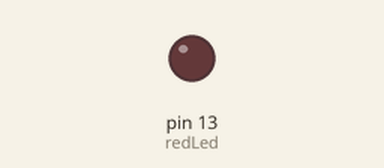
The sketch below on a simulated Arduino Uno, built with avr-gcc and run on an emulated ATmega328P. Parts: output pins drawn as LEDs (lit = HIGH).

Above: at 1.0 s.
At 9.0 s:
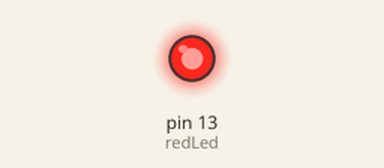
Timing chart, 0 to 9.4 s (numbered marks = the images above):
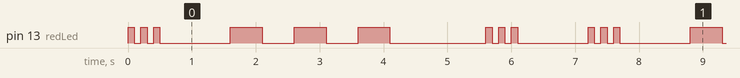

The sketch:

p4.ino
```cpp
// C++ code
//red led
//variables
int redLed=13;
float pi=3.14;
int dit=100;
int dah=500 ;
String namw="sakshi";

void setup()
{
  pinMode(redLed, OUTPUT);
}
//morse code for sos(save our ship)
void loop()
{// dit
  digitalWrite(redLed, HIGH);
  delay(dit);
  digitalWrite(redLed, LOW);
  delay(dit);

  digitalWrite(redLed, HIGH);
  delay(dit);
  digitalWrite(redLed, LOW);
  delay(dit);

    digitalWrite(redLed, HIGH);
  delay(dit);
  digitalWrite(redLed, LOW);
  delay(dit);


  delay(1000);

  // dot

  digitalWrite(redLed, HIGH);
  delay(dah);
  digitalWrite(redLed, LOW);
  delay(dah);

   digitalWrite(redLed, HIGH);
  delay(dah);
  digitalWrite(redLed, LOW);
  delay(dah);


   digitalWrite(redLed, HIGH);
  delay(dah);
  digitalWrite(redLed, LOW);
  delay(dah);


  delay(1000);
// dit
 digitalWrite(redLed, HIGH);
  delay(dit);
  digitalWrite(redLed, LOW);
  delay(dit);

  digitalWrite(redLed, HIGH);
  delay(dit);
  digitalWrite(redLed, LOW);
  delay(dit);

    digitalWrite(redLed, HIGH);
  delay(dit);
  digitalWrite(redLed, LOW);
  delay(dit);

  delay(1000);
}
```

Measured:
- by itself, pin 13 (redLed): repeats every 7.2 s: 2 × (LOW 0.10 s, HIGH 0.10 s), LOW 1.1 s, 2 × (HIGH 0.50 s, LOW 0.50 s), HIGH 0.50 s, LOW 1.5 s, 2 × (HIGH 0.10 s, LOW 0.10 s), HIGH 0.10 s, LOW 1.1 s, HIGH 0.10 s
- by itself, everything shown: repeats every 7.2 s, in 18 steps
